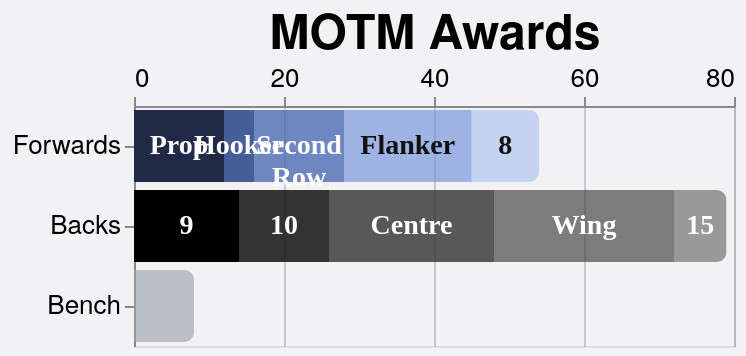

Source (Vega-Lite JSON):
### Vega-Lite specification from a JSON file in a GitHub repository (floating-point values rounded to 4 significant figures; data arrays with more than 128 entries replaced by an {"elided": "..."} marker saying what was removed)
{"config": {"axis": {"labelFont": "PT Sans Narrow, Helvetica Neue, Helvetica, Arial, sans-serif", "titleFont": "PT Sans Narrow, Helvetica Neue, Helvetica, Arial, sans-serif", "labelFontSize": 13, "titleFontSize": 24, "gridColor": "#202947", "gridOpacity": 0.2, "zindex": 1}, "text": {"font": "Lato, sans-serif"}, "bar": {"cornerRadiusEnd": 5}, "header": {"labelFont": "PT Sans Narrow, Helvetica Neue, Helvetica, Arial, sans-serif", "titleFont": "PT Sans Narrow, Helvetica Neue, Helvetica, Arial, sans-serif", "labelFontSize": 24, "titleFontSize": 28, "labelFontWeight": "bold", "orient": "left"}, "legend": {"labelFont": "PT Sans Narrow, Helvetica Neue, Helvetica, Arial, sans-serif", "titleFont": "PT Sans Narrow, Helvetica Neue, Helvetica, Arial, sans-serif", "labelFontSize": 14, "titleFontSize": 16, "titlePadding": 5, "fillColor": "white", "strokeColor": "black", "padding": 10, "titleFontWeight": "lighter", "titleFontStyle": "italic", "titleColor": "gray", "offset": 10}, "title": {"font": "PT Sans Narrow, Helvetica Neue, Helvetica, Arial, sans-serif", "fontSize": 48, "fontWeight": "bold", "anchor": "start", "align": "center", "titlePadding": 20, "subtitlePadding": 10, "subtitleFontSize": 13, "subtitleColor": "", "subtitleFontStyle": "italic", "offset": 15, "color": "black"}, "axisX": {"labelAngle": 0}, "facet": {"title": null, "header": null, "align": {"row": "each", "column": "each"}}, "resolve": {"scale": {"y": "independent", "facet": "independent"}}, "background": "#f2f1f4", "scale": {"offsetBandPaddingOuter": 0.2, "offsetBandPaddingInner": 0.1}}, "layer": [{"mark": {"type": "bar", "strokeWidth": 0.8}, "encoding": {"color": {"field": "segment_color", "legend": null, "scale": null, "type": "nominal"}, "opacity": {"field": "position_opacity", "legend": null, "scale": null, "type": "quantitative"}, "order": {"field": "position_sort", "sort": "ascending", "type": "quantitative"}, "tooltip": [{"field": "unit", "title": "Unit", "type": "nominal"}, {"field": "position", "title": "Position", "type": "nominal"}, {"field": "motm_awards", "title": "MOTM Awards", "type": "quantitative"}, {"field": "unit_total", "title": "Unit Total", "type": "quantitative"}, {"field": "segment_share", "format": ".0%", "title": "Share", "type": "quantitative"}], "x": {"axis": {"format": ".0f", "orient": "top", "tickCount": 3, "title": "MOTM Awards"}, "field": "motm_awards", "type": "quantitative"}, "y": {"field": "unit", "sort": ["Forwards", "Backs", "Bench"], "title": null, "type": "nominal"}}, "transform": [{"filter": "length(seasonParam) === 0 || indexof(seasonParam, datum.season) >= 0"}, {"filter": "length(gameTypesParam) === 0 || indexof(gameTypesParam, datum.game_type) >= 0"}, {"filter": "squadParam === \"All\" || datum.squad === squadParam"}, {"aggregate": [{"op": "sum", "field": "motm_awards", "as": "motm_awards"}, {"op": "min", "field": "position_sort", "as": "position_sort"}, {"op": "max", "field": "position_opacity", "as": "position_opacity"}, {"op": "max", "field": "label_color", "as": "label_color"}], "groupby": ["unit", "unit_sort", "position"]}, {"joinaggregate": [{"op": "sum", "field": "motm_awards", "as": "unit_total"}], "groupby": ["unit"]}, {"calculate": "datum.unit_total > 0 ? datum.motm_awards / datum.unit_total : 0", "as": "segment_share"}, {"calculate": "datum.unit === 'Forwards' ? (datum.position === 'Prop' ? '#202946' :  datum.position === 'Hooker' ? '#2e4b8c' :  datum.position === 'Second Row' ? '#4667b0' :  datum.position === 'Flanker' ? '#6f8fda' : '#9eb6ee') : datum.unit === 'Backs' ? (datum.position === 'Scrum Half' ? 'black' :  datum.position === 'Fly Half' ? '#1a1a1a' :  datum.position === 'Centre' ? '#2a2a2a' :  datum.position === 'Wing' ? '#3a3a3a' : '#4a4a4a') : '#9ca3af'", "as": "segment_color"}, {"filter": "datum.motm_awards > 0"}]}, {"mark": {"type": "text", "align": "center", "baseline": "middle", "font": "PT Sans Narrow", "fontSize": 14, "fontWeight": "bold", "lineBreak": "\n"}, "encoding": {"color": {"field": "label_color", "legend": null, "scale": null, "type": "nominal"}, "opacity": {"condition": {"test": "datum.unit !== 'Bench' && (datum.motm_awards >= 2 || datum.segment_share >= 0.16)", "value": 1}, "value": 0}, "text": {"condition": {"test": "datum.unit !== 'Bench' && (datum.motm_awards >= 2 || datum.segment_share >= 0.16)", "field": "position_label_display", "type": "nominal"}, "value": ""}, "x": {"field": "x_mid", "type": "quantitative"}, "y": {"field": "unit", "sort": ["Forwards", "Backs", "Bench"], "title": null, "type": "nominal"}}, "transform": [{"filter": "length(seasonParam) === 0 || indexof(seasonParam, datum.season) >= 0"}, {"filter": "length(gameTypesParam) === 0 || indexof(gameTypesParam, datum.game_type) >= 0"}, {"filter": "squadParam === \"All\" || datum.squad === squadParam"}, {"aggregate": [{"op": "sum", "field": "motm_awards", "as": "motm_awards"}, {"op": "min", "field": "position_sort", "as": "position_sort"}, {"op": "max", "field": "position_opacity", "as": "position_opacity"}, {"op": "max", "field": "label_color", "as": "label_color"}], "groupby": ["unit", "unit_sort", "position"]}, {"joinaggregate": [{"op": "sum", "field": "motm_awards", "as": "unit_total"}], "groupby": ["unit"]}, {"calculate": "datum.unit_total > 0 ? datum.motm_awards / datum.unit_total : 0", "as": "segment_share"}, {"calculate": "datum.unit === 'Forwards' ? (datum.position === 'Prop' ? '#202946' :  datum.position === 'Hooker' ? '#2e4b8c' :  datum.position === 'Second Row' ? '#4667b0' :  datum.position === 'Flanker' ? '#6f8fda' : '#9eb6ee') : datum.unit === 'Backs' ? (datum.position === 'Scrum Half' ? 'black' :  datum.position === 'Fly Half' ? '#1a1a1a' :  datum.position === 'Centre' ? '#2a2a2a' :  datum.position === 'Wing' ? '#3a3a3a' : '#4a4a4a') : '#9ca3af'", "as": "segment_color"}, {"filter": "datum.motm_awards > 0"}, {"groupby": ["unit"], "stack": "motm_awards", "sort": [{"field": "position_sort", "order": "ascending"}], "as": ["x0", "x1"]}, {"calculate": "(datum.x0 + datum.x1) / 2", "as": "x_mid"}, {"calculate": "datum.position === 'Second Row' ? 'Second\\nRow' : datum.position === 'Number 8' ? 'No.\\n8' : datum.position === 'Scrum Half' ? 'Scrum\\nHalf' : datum.position === 'Fly Half' ? 'Fly\\nHalf' : datum.position === 'Full Back' ? 'Full\\nBack' : datum.position", "as": "position_label_multiline"}, {"calculate": "datum.position === 'Second Row' ? 'Lock' : datum.position === 'Number 8' ? '8' : datum.position === 'Scrum Half' ? '9' : datum.position === 'Fly Half' ? '10' : datum.position === 'Full Back' ? '15' : datum.position", "as": "position_label_compact"}, {"calculate": "(datum.segment_share < 0.2 || datum.motm_awards < 4) ? datum.position_label_compact : datum.position_label_multiline", "as": "position_label_display"}]}], "data": {"name": "data-2f6574bf6f39417ac3136177b772833e"}, "height": {"step": 40}, "params": [{"name": "seasonParam", "value": []}, {"name": "gameTypesParam", "value": []}, {"name": "squadParam", "value": "All"}], "width": 300, "$schema": "https://vega.github.io/schema/vega-lite/v5.20.1.json", "datasets": {"data-2f6574bf6f39417ac3136177b772833e": {"elided": "129 records"}}}
